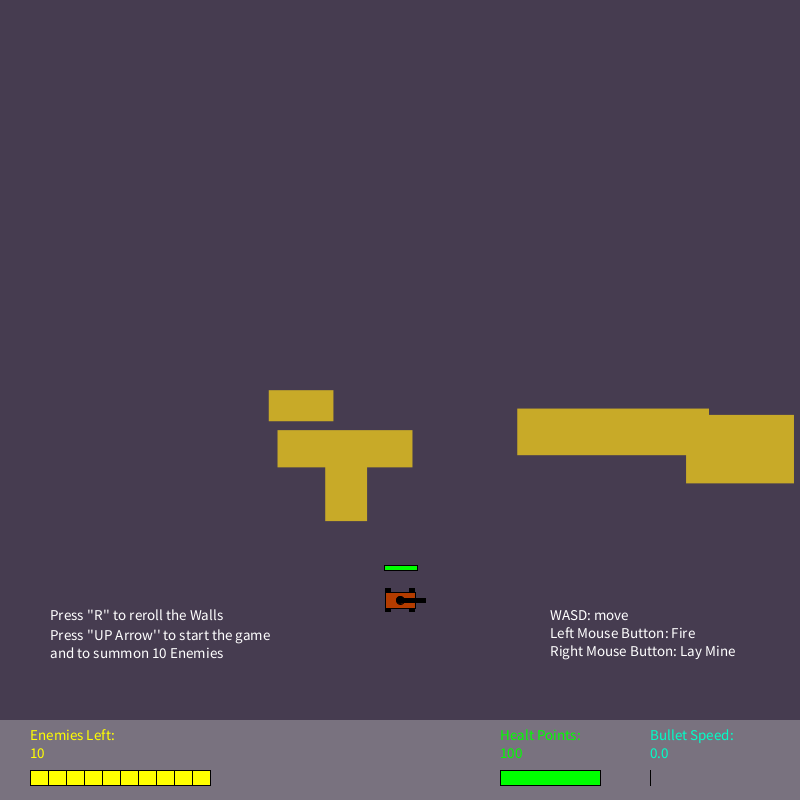
Frame 1 (no input)
Frame 60 (the mouse pressed at the canvas centre just before this capture): identical to frame 1, image omitted
Frame 120 (the mouse held since frame 60 and released just before this capture): identical to frame 1, image omitted

The Processing sketch that drew this single still picture (run headless with seeded random() and noise(); from frame 60 on, the mouse is pressed at the canvas centre):

// Processing sketch: Panzer
// ── Panzer.pde
Tank P1;
ArrayList<Bullet> Bullets = new ArrayList<Bullet>();
ArrayList<Bullet> EnemieBullets = new ArrayList<Bullet>();
ArrayList<Mine> Mines = new ArrayList<Mine>();
ArrayList<Enemie> Enemies = new ArrayList<Enemie>();
ArrayList<Object> Objects = new ArrayList<Object>();


int n = 10;
float ShootingDelay = 20;
float WaitingTime = 50;
int InitalDelay = 2000;

void setup() {
  size(800, 800);
  P1 = new Tank(400, 600);

  for (int i=0; i < 6; i++) {
    Objects.add(new Object());
  }

  for (int i=0; i < n; i++) {
    Enemies.add(new Enemie(random(50, width-50), random(50, height/2-50), i));
  }
}

void draw() {
  background(70, 60, 80);

  //Wall
  for (Object O : Objects) {
    O.show();
  }

  if (started) {
    //Mine
    for (Mine M : Mines) {
      if (!M.exploded) {
        M.show();
      }
      M.explode();
    }

    //Bullets
    for (Bullet B : Bullets) {
      B.show();
      B.move();
    }
    for (Bullet B : EnemieBullets) {
      B.show();
      B.move();
    }

    //Enemies
    for (Enemie E : Enemies) {
      if (!E.destroyed) {
        E.show();
        E.isHit();
        E.move();
        E.shoot();
      }
    }
  }

  //Player
  if (!P1.destroyed) {
    P1.show();
    if (started) {
      P1.move();
      P1.shoot();
      P1.mine();
      P1.isHit();
    }
  }


  //Text
  else {
    fill(255, 0, 0);
    textSize(50);
    textAlign(CENTER);
    text("Game Over", width/2, height/2-200);
    textSize(15);
    fill(255);
    text("Press 'R' to restart", width/2, height/2);
  }

  if (enemiesLeft<=0 && n!= 0 ) {
    fill(255);
    textSize(50);
    textAlign(CENTER);
    if (!P1.destroyed) {
      text("Game Won", width/2, height/2-150);
      textSize(15);
      text("Press 'R' to restart", width/2, height/2);
    }
    textSize(20);
    text("You shot " + P1.count +" times", width/2, height/2+175);
    text("and hit " + nf(100.0*hitCount/P1.count, 0, 2) + "% of your Shots", width/2, height/2+200);
    text("You laid " + P1.count2 +" mines", width/2, height/2+240);
  }


  if (!started) {

    textSize(15);
    textAlign(LEFT);
    fill(255);

    text("Press ''R'' to reroll the Walls", 50, height-180); 
    text("Press ''UP Arrow'' to start the game \nand to summon " +n +" Enemies", 50, height-160);

    text("WASD: move\nLeft Mouse Button: Fire\nRight Mouse Button: Lay Mine", width-250, height-180);
  }




  deleteObjects();
  Hud();
}





void Hud() {
  textSize(15);
  textAlign(LEFT);
  noStroke();
  fill(200, 100);
  rectMode(CORNER);
  rect(0, height-80, width, height);
  strokeWeight(1);
  stroke(0);

  //Hud
  fill(0, 255, 0);
  text("Healt Points:\n" +round(P1.hp), width-300, height-60);
  rect(width-300, height-30, P1.hp, 15);

  fill(0, 255, 200);
  text("Bullet Speed:\n" +P1.bulletSpeed, width-150, height-60);
  rect(width-150, height-30, P1.bulletSpeed*10/3, 15);

  fill(255, 255, 0);
  text("Enemies Left:\n" +enemiesLeft, 30, height-60);

  for (int i=0; i < enemiesLeft; i++) {
    rect(30+200/(n+1)*i, height-30, 200/(n+1), 15);
  }
}

// ── Bullet.pde
class Bullet {
  float x, y, theta;
  float sx, sy;
  float psx, psy;
  float speed;
  long n;
  float col;


  Bullet(float x_, float y_, float psx_, float psy_, long n_, float theta_, float speed_, float col_) {
    x=x_;
    y=y_;
    theta=theta_;
    psx=psx_;
    psy=psy_;
    n=n_;
    col=col_;
    speed=speed_;
  }


  void show() {
    strokeWeight(1);
    pushMatrix();
    translate(x, y);
    rotate(theta);
    fill(col);
    rectMode(CORNERS);
    rect(-9, -3, 9, 3);
    popMatrix();
  }

  void move() {
    for (int i=0; i < 10; i++) {
      x+=sx/10;
      y+=sy/10;

      sx=cos(theta)*speed+psx*0.5;
      sy=sin(theta)*speed+psy*0.5;

      for (Object O : Objects) {
        if (  (x-O.x < O.w && x>O.x) &&  (y-O.y < O.h && y>O.y) ) {
          speed = 0;
          psx = 0;
          psy = 0;
        }
      }
    }
  }
}

void deleteObjects() {
  if (Bullets.size()>100) {
    Bullets.remove(0);
  }
  if (EnemieBullets.size()>200) {
    EnemieBullets.remove(0);
  }
  if (Mines.size()>3) {
    Mines.remove(0);
  }
}

// ── Cover.pde
class Object {
  float x;
  float y;
  float w, h;

  Object() { 
    x=random(width);
    y=random(height/2-20, height/2+90);   

    w= random(30, 200);
    h= random(30, 100);
  }


  void show() {
    rectMode(CORNER);
    noStroke();
    fill(200,170,40);
    rect(x, y, w, h);
    stroke(0);
    strokeWeight(1);
  }
}

// ── Enemie.pde
int enemiesLeft = n;
int hitCount;
boolean started;
PVector tstarted=new PVector();

class Enemie {
  float x, y;
  boolean Turn = true;
  float sx=0.1, sy=-0.2;
  float sxDesired, syDesired;
  float speed = 0.15;
  float theta;
  float thetaDesired;
  float thetaPanzer;
  long tlast;
  int n = 0;
  boolean destroyed;
  float hp = 100;
  float bulletSpeed;

  Enemie(float x_, float y_, int n_) {
    x=x_;
    y=y_;
    n=n_;
  }

  void show() {
    strokeWeight(1);
    pushMatrix();
    translate(x, y);
    rotate(thetaPanzer);
    rectMode(CENTER);

    //Tires
    fill(0);
    rect(12, 10, 5, 3);
    rect(12, -10, 5, 3);
    rect(-12, 10, 5, 3);
    rect(-12, -10, 5, 3);

    //Car
    fill(255, 255, 0);
    rect(0, 0, 30, 16);
    popMatrix();

    //Gun
    pushMatrix();
    translate(x, y);
    rotate(theta);

    //Turret
    fill(0);
    rectMode(CORNERS);
    rect(0, -2, 25, 2);
    ellipse(0, 0, 8, 8);
    popMatrix();

    //Health
    fill(255, 0, 0);
    rectMode(CORNER);
    rect(x-100/6, y-25, hp/3, 5);
  }


  void move() {
    thetaDesired=atan2((P1.y-y), (P1.x-x));
    thetaPanzer = atan2(sy, sx);

    if (frameCount -tstarted.x > 10) {
      theta+=0.1*(pow(sin(n), 2)+0.1)*(tan(thetaDesired-theta));
      theta =theta%TWO_PI;
      thetaDesired =thetaDesired%TWO_PI;
    } else {
      theta=thetaDesired;
    }

    if (frameCount%15 ==0) {
      sx-=randomGaussian();
      sy+=randomGaussian();
    }
    sx=constrain(sx, -1, 1);
    sy=constrain(sy, -1, 1);

    float px = x;
    float py = y;

    x+=sx;
    y+=sy;

    float  extraxl = cos(thetaPanzer)*17+(sin(thetaPanzer)*10);
    float  extraxr = cos(thetaPanzer)*17-(sin(thetaPanzer)*10);
    float  extrayl = sin(thetaPanzer)*17-cos(thetaPanzer)*10;
    float  extrayr = sin(thetaPanzer)*17+(cos(thetaPanzer)*10);

    for (Object O : Objects) {
      if (  (((x+extraxr < (O.w+O.x))||(x+extraxl < (O.w+O.x))) && ((x+extraxl>O.x)||(x+extraxr>O.x))  ) && (   ((y+extrayr < (O.h+O.y))||(y+extrayl < (O.h+O.y))) && ((y+extrayl>O.y)||(y+extrayr>O.y)))) { 
        x=px;
        y=py;
      }
    }

    for (Enemie E : Enemies) {
      float dist = dist(x, y, E.x, E.y);
      if (dist< 30) {
        if (x<E.x) {
          x-=1;
          E.x+=1;
        } else {
          x+=1;
          E.x-=1;
        }
        if (y<E.y) {
          x-=1;
          E.x+=1;
        } else {
          y+=1;
          E.y-=1;
        }
      }
    }
    x=constrain(x, -cos(thetaPanzer)*17+abs(sin(thetaPanzer)*10), width-cos(thetaPanzer)*17-abs(sin(thetaPanzer)*10));
    y=constrain(y, -sin(thetaPanzer)*17+abs(cos(thetaPanzer)*10), height-80-sin(thetaPanzer)*17-abs(cos(thetaPanzer)*10));
  }


  void shoot() {

    bulletSpeed = (millis()-tlast)/400;
    bulletSpeed=constrain(bulletSpeed, 5, 10);

    if (frameCount%(WaitingTime+ShootingDelay*n)==0 && millis() >InitalDelay+tstarted.y) {
      EnemieBullets.add(new Bullet(x+cos(theta)*20, y+sin(theta)*20, sx, sy, n, theta, bulletSpeed, 100));
      tlast = millis();
    }
  }

  void isHit() {
    for (Bullet B : Bullets) {
      if ( (B.x -15 < x && B.x+30>x)&&(B.y -15 < y && B.y+30>y)&&B.speed!=0) {
        hp-=10*map(dist(x, y, P1.x, P1.y), 0, sqrt(width*width+height*height), 2.5, 0.5)+3*B.speed;
        B.x=-100;
        B.speed=0;
        B.psx=0;
        B.psy=0;
        hitCount++;
      }
    }
    for (Mine M : Mines) {
      if (M.exploded) {
        float dist=dist(M.x, M.y, x, y);
        if (dist<160) {
          hp-=10;
          hp=constrain(hp, 0, 1000);
        }
        if (millis()-M.time >2000) {
          M.x=-200;
        }
      }
    }
    if (hp<=0) {
      destroyed=true;
      enemiesLeft--;
    }
  }
}

// ── Mine.pde
class Mine {
  float x, y;
  long time;
  float size;
  boolean exploded, deleted;
  float theta;



  Mine(float x_, float y_, long time_, float theta_) {
    x=x_;
    y=y_;
    time=time_;
    theta=theta_;
  }


  void show() {
    pushMatrix();
    translate(x, y);
    rotate(theta);
    strokeWeight(1);
    fill(100, 100, 60);
    rectMode(CENTER);
    rect(0, 0, 20, 20);
    popMatrix();
  }


  void explode() {
    if (millis()-time>1500 && millis()-time<1800) {
      fill(255, 0, 0);
      size+=90/(time/(millis()/10)+1);
      size=constrain(size, 0, 210);
      ellipse(x, y, size, size);
      exploded=true;
    }
  }
}

// ── Player.pde
class Tank {
  float x, y;
  boolean Turn = true;
  float sx, sy;
  float speed = 0.15;
  float theta;
  float thetaPanzer;
  long tlast, tlastM;
  float hp = 100;
  boolean destroyed;
  float bulletSpeed;
  int count, count2;


  Tank(float x_, float y_) {
    x=x_;
    y=y_;
  }


  void show() {
    strokeWeight(1);
    pushMatrix();
    translate(x, y);
    rotate(thetaPanzer);
    rectMode(CENTER);

    //Tires
    fill(0);
    rect(12, 10, 5, 3);
    rect(12, -10, 5, 3);
    rect(-12, 10, 5, 3);
    rect(-12, -10, 5, 3);

    //Car
    fill(180, 60, 0);
    rect(0, 0, 30, 16);
    popMatrix();

    //Gun
    pushMatrix();
    translate(x, y);
    rotate(theta);

    //Turret
    fill(0);
    rectMode(CORNERS);
    rect(0, -2, 25, 2);
    ellipse(0, 0, 8, 8);
    popMatrix();

    //Health
    textSize(15);
    fill(0, 255, 0);
    rectMode(CORNER);
    rect(x-100/6, y-35, hp/3, 5);
  }

  void move() {
    theta=atan2(mouseY-y, mouseX-x);
    thetaPanzer = atan2(sy, sx);

    if (Turn == true) {
      if (keys[0]) {
        sy-=speed;
      }  
      if (keys[1]) {
        sx-=speed;
      }  
      if (keys[2]) {
        sy+=speed;
      }  
      if (keys[3]) {
        sx+=speed;
      }
      sx*=0.99;
      sy*=0.99;
      sx=constrain(sx, -3, 3);
      sy=constrain(sy, -3, 3);

      float px = x;
      float py = y;

      x+=sx;
      y+=sy;

      float  extraxl = cos(thetaPanzer)*15+(sin(thetaPanzer)*8);
      float  extraxr = cos(thetaPanzer)*15-(sin(thetaPanzer)*8);
      float  extrayl = sin(thetaPanzer)*15-(cos(thetaPanzer)*8);
      float  extrayr = sin(thetaPanzer)*15+(cos(thetaPanzer)*8);

      for (Object O : Objects) {
        if (  (((x+extraxr < (O.w+O.x))||(x+extraxl < (O.w+O.x))) && ((x+extraxl>O.x)||(x+extraxr>O.x))  ) && (   ((y+extrayr < (O.h+O.y))||(y+extrayl < (O.h+O.y))) && ((y+extrayl>O.y)||(y+extrayr>O.y)))) { 
          x=px;
          y=py;
          sx*=0.1;
          sy*=0.1;
        }
      }
    }


    for (Enemie E : Enemies) {
      float dist = dist(x, y, E.x, E.y);
      if (dist< 30) {
        if (x<E.x) {
          x-=1;
          E.x+=1;
        } else {
          x+=1;
          E.x-=1;
        }
        if (y<E.y) {
          x-=1;
          E.x+=1;
        } else {
          y+=1;
          E.y-=1;
        }
      }
    }

    x=constrain(x, -cos(thetaPanzer)*17+abs(sin(thetaPanzer)*10), width-cos(thetaPanzer)*17-abs(sin(thetaPanzer)*10));
    y=constrain(y, -sin(thetaPanzer)*17+abs(cos(thetaPanzer)*10), height-80-sin(thetaPanzer)*17-abs(cos(thetaPanzer)*10));
  }


  void shoot() {
    bulletSpeed = (millis()-tlast)/50;
    bulletSpeed=constrain(bulletSpeed, 5, 30);

    if (mousePressed && mouseButton == LEFT && millis()-tlast > 100) {
      Bullets.add(new Bullet(x+cos(theta)*20, y+sin(theta)*20, sx, sy, n, theta, bulletSpeed, 40));
      tlast = millis();
      count++;
    }
  }

  void mine() {
    if (mousePressed && mouseButton == RIGHT && millis()-tlastM > 1000) {
      Mines.add(new Mine(x, y, millis(), thetaPanzer));
      tlastM=millis();
      count2++;
    }
  }

  void isHit() {
    hp=constrain(hp, 0, 1000);
    for (Bullet B : EnemieBullets) {
      if ( (B.x -15 < x && B.x+30>x)&&(B.y -15 < y && B.y+30>y)&&B.speed!=0) {
        hp-=3*B.speed + random(5);      
        B.x=-100;
        B.speed=0;
        B.psx=0;
        B.psy=0;
      }
    }
    for (Mine M : Mines) {
      if (M.exploded) {
        float dist=dist(M.x, M.y, x, y);
        if (dist<M.size/2) {
          hp-=50/(2*dist);
          hp=constrain(hp, 0, 1000);
        }
        if (millis()-M.time >2000) {
          M.x=-200;
        }
      }
    }
    if (hp<=0) {
      destroyed=true;
    }
  }
}




boolean[] keys = new boolean[4];

void keyPressed() {
  if (key=='w')
    keys[0]=true;
  if (key=='a')
    keys[1]=true;
  if (key=='s')
    keys[2]=true;
  if (key=='d')
    keys[3]=true;

  if (key==' ') {
    P1.sx*=0.01;
    P1.sy*=0.01;
  }

  if (key == CODED) {
    if (keyCode == UP) {
      started = true;
      tstarted.x=frameCount;
      tstarted.y=millis();
      ;
    }
  }

  if (!started) {
    if (key=='r') {
      Objects.clear();
      for (int i=0; i < 6; i++) {
        Objects.add(new Object());
      }
    }
  } else if (key=='r') {

    Bullets.clear();
    EnemieBullets.clear();
    Mines.clear();
    Enemies.clear();
    Objects.clear();


    enemiesLeft = n;
    hitCount = 0;
    started = false;




    init();
  }
}

void keyReleased() {
  if (key=='w')
    keys[0]=false;
  if (key=='a')
    keys[1]=false;
  if (key=='s')
    keys[2]=false;
  if (key=='d')
    keys[3]=false;
}



void init() {
  size(800, 800);
  P1 = new Tank(400, 600);

  for (int i=0; i < 6; i++) {
    Objects.add(new Object());
  }

  for (int i=0; i < n; i++) {
    Enemies.add(new Enemie(random(50, width-50), random(50, height/2-50), i));
  }
}
